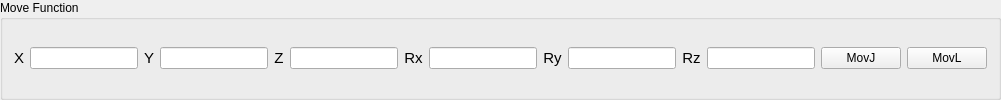
      <widget class="QGroupBox" name="boxMoveFunction">
       <property name="title">
        <string>Move Function</string>
       </property>
       <layout class="QGridLayout" name="gridLayout_3">
        <item row="0" column="0">
         <layout class="QVBoxLayout" name="verticalLayout_3">
          <item>
           <layout class="QHBoxLayout" name="horizontalLayout_5">
            <item>
             <widget class="QLabel" name="label_17">
              <property name="font">
               <font>
                <pointsize>11</pointsize>
               </font>
              </property>
              <property name="text">
               <string>X</string>
              </property>
              <property name="alignment">
               <set>Qt::AlignCenter</set>
              </property>
             </widget>
            </item>
            <item>
             <widget class="QLineEdit" name="lineEditX"/>
            </item>
            <item>
             <widget class="QLabel" name="label_25">
              <property name="font">
               <font>
                <pointsize>11</pointsize>
               </font>
              </property>
              <property name="text">
               <string>Y</string>
              </property>
              <property name="alignment">
               <set>Qt::AlignCenter</set>
              </property>
             </widget>
            </item>
            <item>
             <widget class="QLineEdit" name="lineEditY"/>
            </item>
            <item>
             <widget class="QLabel" name="label_27">
              <property name="font">
               <font>
                <pointsize>11</pointsize>
               </font>
              </property>
              <property name="text">
               <string>Z</string>
              </property>
              <property name="alignment">
               <set>Qt::AlignCenter</set>
              </property>
             </widget>
            </item>
            <item>
             <widget class="QLineEdit" name="lineEditZ"/>
            </item>
            <item>
             <widget class="QLabel" name="lblR">
              <property name="font">
               <font>
                <pointsize>11</pointsize>
               </font>
              </property>
              <property name="text">
               <string>Rx</string>
              </property>
              <property name="alignment">
               <set>Qt::AlignCenter</set>
              </property>
             </widget>
            </item>
            <item>
             <widget class="QLineEdit" name="lineEditRX"/>
            </item>
            <item>
             <widget class="QLabel" name="label_21">
              <property name="font">
               <font>
                <pointsize>11</pointsize>
               </font>
              </property>
              <property name="text">
               <string>Ry</string>
              </property>
              <property name="alignment">
               <set>Qt::AlignCenter</set>
              </property>
             </widget>
            </item>
            <item>
             <widget class="QLineEdit" name="lineEditRY"/>
            </item>
            <item>
             <widget class="QLabel" name="label_20">
              <property name="font">
               <font>
                <pointsize>11</pointsize>
               </font>
              </property>
              <property name="text">
               <string>Rz</string>
              </property>
              <property name="alignment">
               <set>Qt::AlignCenter</set>
              </property>
             </widget>
            </item>
            <item>
             <widget class="QLineEdit" name="lineEditRZ"/>
            </item>
            <item>
             <widget class="QPushButton" name="btnMovJ">
              <property name="text">
               <string>MovJ</string>
              </property>
             </widget>
            </item>
            <item>
             <widget class="QPushButton" name="btnMovL">
              <property name="text">
               <string>MovL</string>
              </property>
             </widget>
            </item>
           </layout>
          </item>
         </layout>
        </item>
       </layout>
      </widget>
